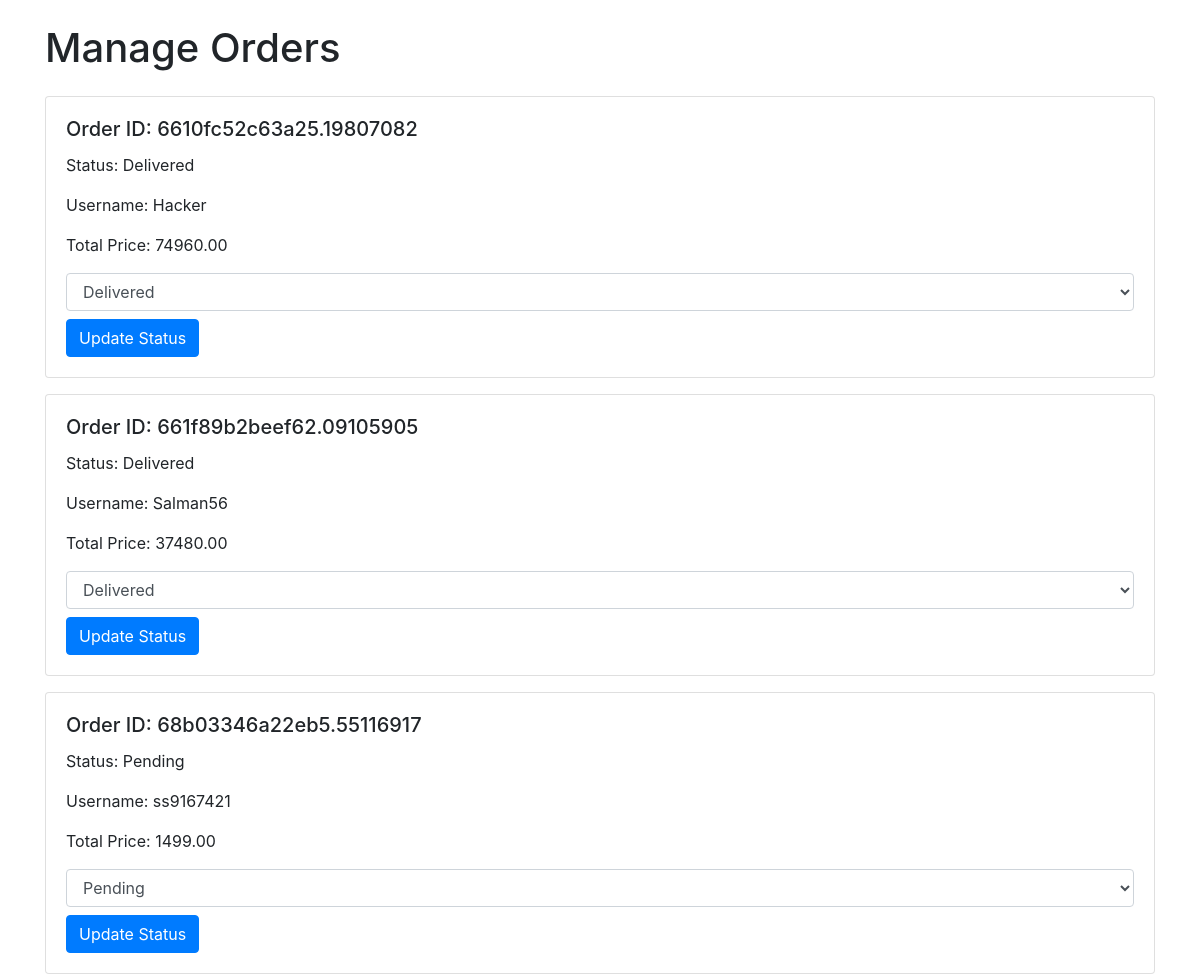
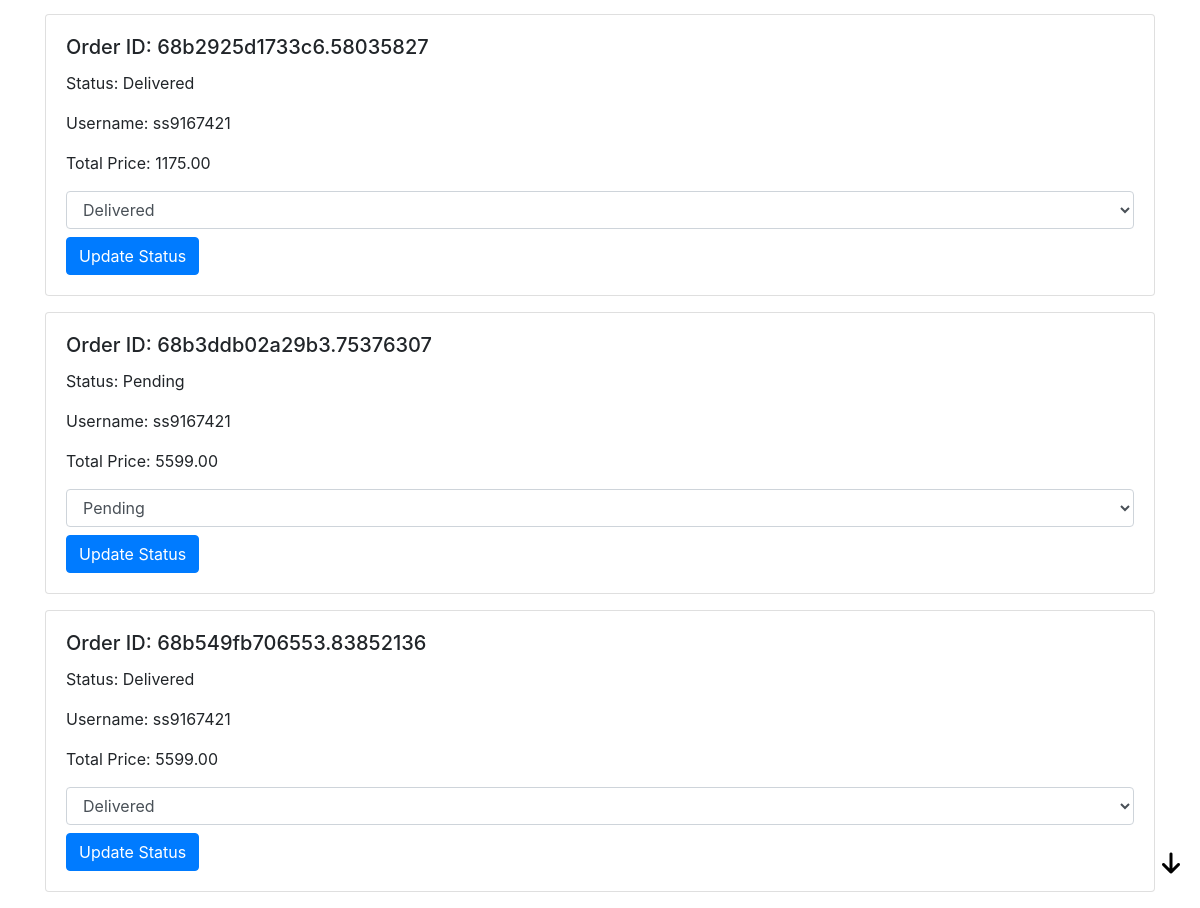
Screenshot of /admin/manageorders.php with the database file from the repository (2 pictures, top to bottom).
### tables this page shows
CREATE TABLE `Orders` (
  `order_id` varchar(255) NOT NULL,
  `username` varchar(255) NOT NULL,
  `payment_method` varchar(50) NOT NULL,
  `item_name` varchar(255) NOT NULL,
  `item_quantity` int(11) NOT NULL,
  `total_price` decimal(10,2) NOT NULL,
  `status` varchar(20) NOT NULL DEFAULT 'Pending',
  `item_image` varchar(100) NOT NULL,
  `total_amount` int(30) NOT NULL DEFAULT 0,
  `delivery_address` varchar(200) NOT NULL,
  `order_date` timestamp NOT NULL DEFAULT current_timestamp()
);

### admin/manageorders.php (the view, shortened to what this page needs)
<?php
$conn= mysqli_connect("sql213.byethost22.com", "b22_39801860", "Salman@56", "b22_39801860_main");
$distinctOrderQuery = "SELECT DISTINCT order_id FROM Orders";
$distinctOrderResult = $conn->query($distinctOrderQuery);
if ($distinctOrderResult->num_rows > 0) {
?>
<!DOCTYPE html>
<html lang="en">
<head>
    <link rel="stylesheet" href="https://maxcdn.bootstrapcdn.com/bootstrap/4.5.2/css/bootstrap.min.css">
       <link rel="stylesheet" href="https://cdnjs.cloudflare.com/ajax/libs/font-awesome/6.4.0/css/all.min.css"
 />
</head>
<body>
    <div class="container">
        <h1 class="mt-4 mb-4">Manage Orders</h1>
        <?php
            while ($distinctOrderRow = $distinctOrderResult->fetch_assoc()) {
                $orderId = $distinctOrderRow['order_id'];
                $latestStatusQuery = "SELECT * FROM Orders WHERE order_id='$orderId' ORDER BY order_id DESC LIMIT 1";
                $latestStatusResult = $conn->query($latestStatusQuery);
                $latestStatusRow = $latestStatusResult->fetch_assoc();
        ?>
        <div class="card mb-3">
            <div class="card-body">
                <h5 class="card-title">Order ID: <?php echo $orderId; ?></h5>
                <p class="card-text">Status: <?php echo $latestStatusRow['status']; ?></p>
                <p class="card-text">Username: <?php echo $latestStatusRow['username']; ?></p>
                <p class="card-text">Total Price: <?php echo $latestStatusRow['total_price']; ?></p>
                <form action="<?php echo htmlspecialchars($_SERVER["PHP_SELF"]); ?>" method="post">
                    <select name="status" class="form-control">
                        <option value="Pending" <?php if ($latestStatusRow['status'] == "Pending") echo "selected"; ?>>Pending</option>
                        <option value="Delivered" <?php if ($latestStatusRow['status'] == "Delivered") echo "selected"; ?>>Delivered</option>
                    </select>
                    <button type="submit" class="btn btn-primary mt-2">Update Status</button>
                </form>
            </div>
        </div>
        <button style="color:black!important;position: fixed !important; bottom: 30px!important; right: 20px!important;padding: 0px !important;background-color: transparent !important;border:none !important"
            type="button" id="scrollButton" onclick="scrollToTopOrBottom()" class="btn btn-primary position-relative">
        <i id="scrollIcon" style="font-size: 24px;" class="fa-solid "></i>
    </button>
        <?php
            }
        ?>
    </div>
</body>
</html>
<?php
} else {
    echo "No orders found.";
}
?>

### rows the page displays
orders: status "Delivered", username "Hacker", total_price "74960.00"
orders: status "Delivered", username "Salman56", total_price "37480.00"
orders: status "Pending", username "ss9167421", total_price "1499.00"
orders: status "Delivered", username "ss9167421", total_price "1175.00"
orders: status "Pending", username "ss9167421", total_price "5599.00"
orders: status "Delivered", username "ss9167421", total_price "5599.00"

### other values shown
$orderId "6610fc52c63a25.19807082"
$orderId "661f89b2beef62.09105905"
$orderId "68b03346a22eb5.55116917"
$orderId "68b2925d1733c6.58035827"
$orderId "68b3ddb02a29b3.75376307"
$orderId "68b549fb706553.83852136"
